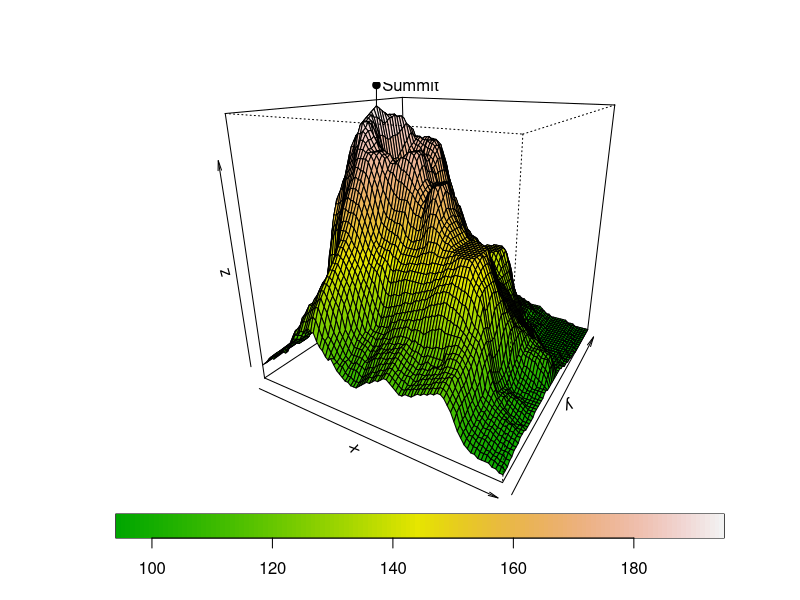

Here is the R script that generated this plot:
library(fields)


### Name: pushpin
### Title: Adds a "push pin" to an existing 3-d plot
### Aliases: pushpin
### Keywords: hplot

### ** Examples

# Dr. R's favorite New  Zealand Volcano!
     data( volcano)
     M<- nrow( volcano)
     N<- ncol( volcano)
     x<- seq( 0,1,,M)
     y<- seq( 0,1,,N)

     drape.plot( x,y,volcano, col=terrain.colors(128))-> pm 

     max( volcano)-> zsummit
     xsummit<- x[ row( volcano)[volcano==zsummit]]
     ysummit<- y[ col( volcano)[volcano==zsummit]]

pushpin( xsummit,ysummit,zsummit,pm, text="Summit")
